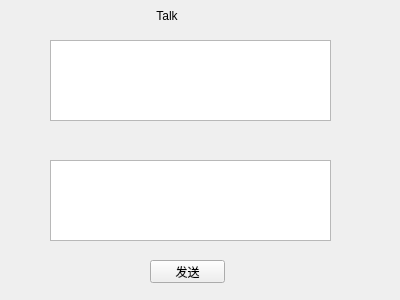
<?xml version="1.0" encoding="UTF-8"?>
<ui version="4.0">
 <class>Talk</class>
 <widget class="QWidget" name="Talk">
  <property name="geometry">
   <rect>
    <x>0</x>
    <y>0</y>
    <width>400</width>
    <height>300</height>
   </rect>
  </property>
  <property name="windowTitle">
   <string>Form</string>
  </property>
  <widget class="QTextBrowser" name="textBrowser">
   <property name="geometry">
    <rect>
     <x>50</x>
     <y>40</y>
     <width>281</width>
     <height>81</height>
    </rect>
   </property>
  </widget>
  <widget class="QLabel" name="label">
   <property name="geometry">
    <rect>
     <x>140</x>
     <y>10</y>
     <width>54</width>
     <height>12</height>
    </rect>
   </property>
   <property name="text">
    <string>Talk</string>
   </property>
   <property name="alignment">
    <set>Qt::AlignCenter</set>
   </property>
  </widget>
  <widget class="QTextEdit" name="textEdit">
   <property name="geometry">
    <rect>
     <x>50</x>
     <y>160</y>
     <width>281</width>
     <height>81</height>
    </rect>
   </property>
  </widget>
  <widget class="QPushButton" name="pushButton">
   <property name="geometry">
    <rect>
     <x>150</x>
     <y>260</y>
     <width>75</width>
     <height>23</height>
    </rect>
   </property>
   <property name="text">
    <string>发送</string>
   </property>
  </widget>
 </widget>
 <resources/>
 <connections/>
</ui>
